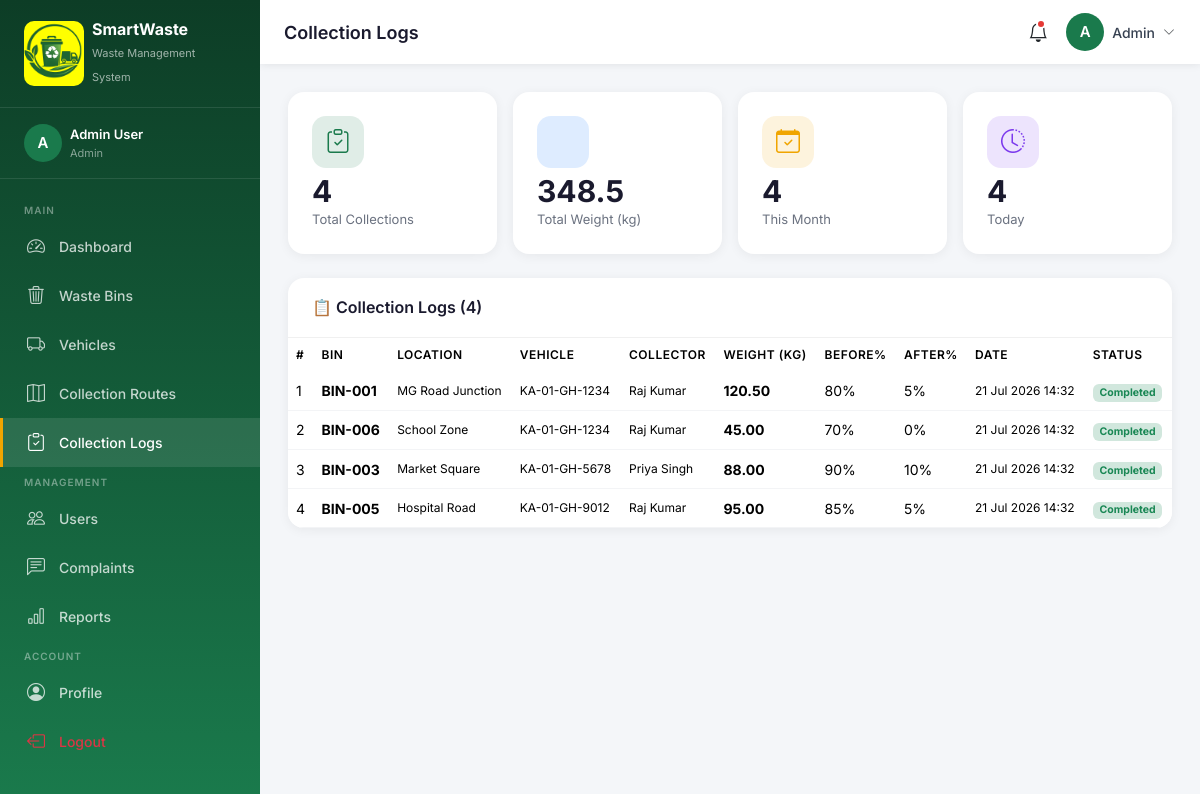
The page /admin/collection_logs.php (signed in) on the database its author committed.
### tables this page shows
CREATE TABLE IF NOT EXISTS collection_logs (
    id INT AUTO_INCREMENT PRIMARY KEY,
    route_id INT,
    bin_id INT NOT NULL,
    vehicle_id INT,
    collector_id INT,
    collected_weight_kg DECIMAL(8,2),
    collection_date DATETIME DEFAULT CURRENT_TIMESTAMP,
    before_fill_percent INT,
    after_fill_percent INT DEFAULT 0,
    notes TEXT,
    status ENUM('completed', 'skipped', 'partial') DEFAULT 'completed',
    FOREIGN KEY (route_id) REFERENCES collection_routes(id) ON DELETE SET NULL,
    FOREIGN KEY (bin_id) REFERENCES waste_bins(id) ON DELETE CASCADE,
    FOREIGN KEY (vehicle_id) REFERENCES vehicles(id) ON DELETE SET NULL,
    FOREIGN KEY (collector_id) REFERENCES users(id) ON DELETE SET NULL
);

CREATE TABLE IF NOT EXISTS waste_bins (
    id INT AUTO_INCREMENT PRIMARY KEY,
    bin_code VARCHAR(20) NOT NULL UNIQUE,
    location_name VARCHAR(150) NOT NULL,
    area VARCHAR(100),
    latitude DECIMAL(10,8),
    longitude DECIMAL(11,8),
    capacity_liters INT DEFAULT 100,
    current_fill_percent INT DEFAULT 0,
    bin_type ENUM('general', 'recyclable', 'organic', 'hazardous') DEFAULT 'general',
    status ENUM('active', 'full', 'maintenance', 'inactive') DEFAULT 'active',
    last_collected DATETIME,
    created_at TIMESTAMP DEFAULT CURRENT_TIMESTAMP,
    updated_at TIMESTAMP DEFAULT CURRENT_TIMESTAMP ON UPDATE CURRENT_TIMESTAMP
);

CREATE TABLE IF NOT EXISTS vehicles (
    id INT AUTO_INCREMENT PRIMARY KEY,
    vehicle_number VARCHAR(20) NOT NULL UNIQUE,
    vehicle_type VARCHAR(50) DEFAULT 'Garbage Truck',
    capacity_tons DECIMAL(5,2) DEFAULT 5.00,
    driver_name VARCHAR(100),
    driver_phone VARCHAR(20),
    status ENUM('available', 'on_route', 'maintenance', 'inactive') DEFAULT 'available',
    fuel_type ENUM('diesel', 'electric', 'cng') DEFAULT 'diesel',
    last_service_date DATE,
    created_at TIMESTAMP DEFAULT CURRENT_TIMESTAMP,
    updated_at TIMESTAMP DEFAULT CURRENT_TIMESTAMP ON UPDATE CURRENT_TIMESTAMP
);

CREATE TABLE IF NOT EXISTS users (
    id INT AUTO_INCREMENT PRIMARY KEY,
    full_name VARCHAR(100) NOT NULL,
    email VARCHAR(100) NOT NULL UNIQUE,
    password VARCHAR(255) NOT NULL,
    role ENUM('admin', 'collector', 'resident') NOT NULL DEFAULT 'resident',
    phone VARCHAR(20),
    address TEXT,
    profile_pic VARCHAR(255) DEFAULT 'default.png',
    status ENUM('active', 'inactive') DEFAULT 'active',
    created_at TIMESTAMP DEFAULT CURRENT_TIMESTAMP,
    updated_at TIMESTAMP DEFAULT CURRENT_TIMESTAMP ON UPDATE CURRENT_TIMESTAMP
);

### admin/collection_logs.php (the view, shortened to what this page needs)
<?php
require_once '../includes/config.php';
$logs = $conn->query("
    SELECT cl.*, wb.bin_code, wb.location_name, v.vehicle_number, u.full_name as collector
    FROM collection_logs cl
    LEFT JOIN waste_bins wb ON cl.bin_id=wb.id
    LEFT JOIN vehicles v ON cl.vehicle_id=v.id
    LEFT JOIN users u ON cl.collector_id=u.id
    ORDER BY cl.collection_date DESC
    LIMIT 100
")->fetch_all(MYSQLI_ASSOC);
include '../includes/header.php';
include '../includes/sidebar.php';
include '../includes/topbar.php';
?>
<div class="main-content">
<div class="content-area">
<div class="row g-3 mb-4">
    <?php
    $logStats = [
        ['Total Collections', $conn->query("SELECT COUNT(*) as c FROM collection_logs")->fetch_assoc()['c'], 'clipboard-check', '#1a7a4c'],
        ['Total Weight (kg)', number_format($conn->query("SELECT SUM(collected_weight_kg) as t FROM collection_logs")->fetch_assoc()['t'] ?? 0, 1), 'weight', '#0d6efd'],
        ['This Month', $conn->query("SELECT COUNT(*) as c FROM collection_logs WHERE MONTH(collection_date)=MONTH(NOW())")->fetch_assoc()['c'], 'calendar-check', '#f0a500'],
        ['Today', $conn->query("SELECT COUNT(*) as c FROM collection_logs WHERE DATE(collection_date)=CURDATE()")->fetch_assoc()['c'], 'clock-history', '#7c3aed'],
    ];
    foreach ($logStats as [$label, $val, $icon, $color]):
    ?>
    <div class="col-6 col-md-3">
        <div class="stat-card">
            <div class="stat-icon mb-2" style="background:<?= $color ?>22;color:<?= $color ?>"><i class="bi bi-<?= $icon ?>"></i></div>
            <div class="stat-value"><?= $val ?></div>
            <div class="stat-label"><?= $label ?></div>
        </div>
    </div>
    <?php endforeach; ?>
</div>
<div class="data-table">
    <div class="table-header"><h6>📋 Collection Logs (<?= count($logs) ?>)</h6></div>
    <div style="overflow-x:auto">
        <table class="table mb-0">
            <thead><tr><th>#</th><th>Bin</th><th>Location</th><th>Vehicle</th><th>Collector</th><th>Weight (kg)</th><th>Before%</th><th>After%</th><th>Date</th><th>Status</th></tr></thead>
            <tbody>
                <?php foreach ($logs as $i => $l):
                    $sc=['completed'=>'success','skipped'=>'warning','partial'=>'info'];
                ?>
                <tr>
                    <td><?= $i+1 ?></td>
                    <td><strong><?= htmlspecialchars($l['bin_code']??'—') ?></strong></td>
                    <td style="font-size:12px"><?= htmlspecialchars($l['location_name']??'—') ?></td>
                    <td style="font-size:12px"><?= htmlspecialchars($l['vehicle_number']??'—') ?></td>
                    <td style="font-size:12px"><?= htmlspecialchars($l['collector']??'—') ?></td>
                    <td><strong><?= $l['collected_weight_kg'] ?></strong></td>
                    <td><?= $l['before_fill_percent'] ?>%</td>
                    <td><?= $l['after_fill_percent'] ?>%</td>
                    <td style="font-size:12px"><?= date('d M Y H:i',strtotime($l['collection_date'])) ?></td>
                    <td><span class="badge bg-<?= $sc[$l['status']]??'secondary' ?>-subtle text-<?= $sc[$l['status']]??'secondary' ?>"><?= ucfirst($l['status']) ?></span></td>
                </tr>
                <?php endforeach; ?>
            </tbody>
        </table>
    </div>
</div>
</div>
</div>
<?php include '../includes/footer.php'; ?>

### includes/header.php (style rules this page uses)
:root { --primary: #1a7a4c; --primary-dark: #145c39; --primary-light: #e8f5ee; --secondary: #f0a500; --danger: #e53935; --sidebar-width: 260px; --header-height: 64px; }
* { font-family: 'Inter', sans-serif; }
body { background: #f4f6f9; }
.main-content { margin-left: var(--sidebar-width); padding-top: var(--header-height); min-height: 100vh; }
.content-area { padding: 28px 28px; }
.stat-card { background: #fff; border-radius: 16px; padding: 24px; box-shadow: 0 2px 12px rgba(0,0,0,0.06); border: none; transition: transform 0.2s, box-shadow 0.2s; position: relative; overflow: hidden; }
.stat-card .stat-icon { width: 52px; height: 52px; border-radius: 14px; display: flex; align-items: center; justify-content: center; font-size: 24px; }
.stat-card .stat-value { font-size: 30px; font-weight: 700; color: #1a1a2e; line-height: 1; }
.stat-card .stat-label { font-size: 13px; color: #6b7280; margin-top: 4px; }
.data-table { background: #fff; border-radius: 16px; box-shadow: 0 2px 12px rgba(0,0,0,0.06); overflow: hidden; }
.data-table .table-header { padding: 20px 24px; border-bottom: 1px solid #f0f0f0; display: flex; justify-content: space-between; align-items: center; }
.data-table .table-header h6 { font-weight: 600; color: #1a1a2e; margin: 0; }
table thead th { background: #f8fafc; font-size: 12px; font-weight: 600; text-transform: uppercase; letter-spacing: 0.5px; color: #6b7280; border: none; padding: 12px 16px; }
table tbody td { font-size: 14px; color: #374151; vertical-align: middle; padding: 12px 16px; border-color: #f3f4f6; }

### rows shown on the page
collection_logs: bin.bin_code "BIN-001", bin.location_name "MG Road Junction", vehicle.vehicle_number "KA-01-GH-1234", collector.full_name "Raj Kumar", collected_weight_kg "120.50", before_fill_percent "80", after_fill_percent "5", collection_date "21 Jul 2026 14:32", status "Completed"
collection_logs: bin.bin_code "BIN-006", bin.location_name "School Zone", vehicle.vehicle_number "KA-01-GH-1234", collector.full_name "Raj Kumar", collected_weight_kg "45.00", before_fill_percent "70", after_fill_percent "0", collection_date "21 Jul 2026 14:32", status "Completed"
collection_logs: bin.bin_code "BIN-003", bin.location_name "Market Square", vehicle.vehicle_number "KA-01-GH-5678", collector.full_name "Priya Singh", collected_weight_kg "88.00", before_fill_percent "90", after_fill_percent "10", collection_date "21 Jul 2026 14:32", status "Completed"
collection_logs: bin.bin_code "BIN-005", bin.location_name "Hospital Road", vehicle.vehicle_number "KA-01-GH-9012", collector.full_name "Raj Kumar", collected_weight_kg "95.00", before_fill_percent "85", after_fill_percent "5", collection_date "21 Jul 2026 14:32", status "Completed"

### other values the page prints
substr($_SESSION['user_name'] ?? 'U', 0, 1) "A"
$_SESSION['user_name'] "Admin User"
$_SESSION['user_role'] "Admin"
$label "Dashboard Waste Bins Vehicles Collection Routes Collection Logs Users Complaints Reports Profile"
$pageTitle "Collection Logs"
explode(' ', $_SESSION['user_name'] ?? 'User')[0] "Admin"
$val "4"
$label "Total Collections"
$val "348.5"
$label "Total Weight (kg)"
$label "This Month"
$label "Today"
count($logs) "4"
